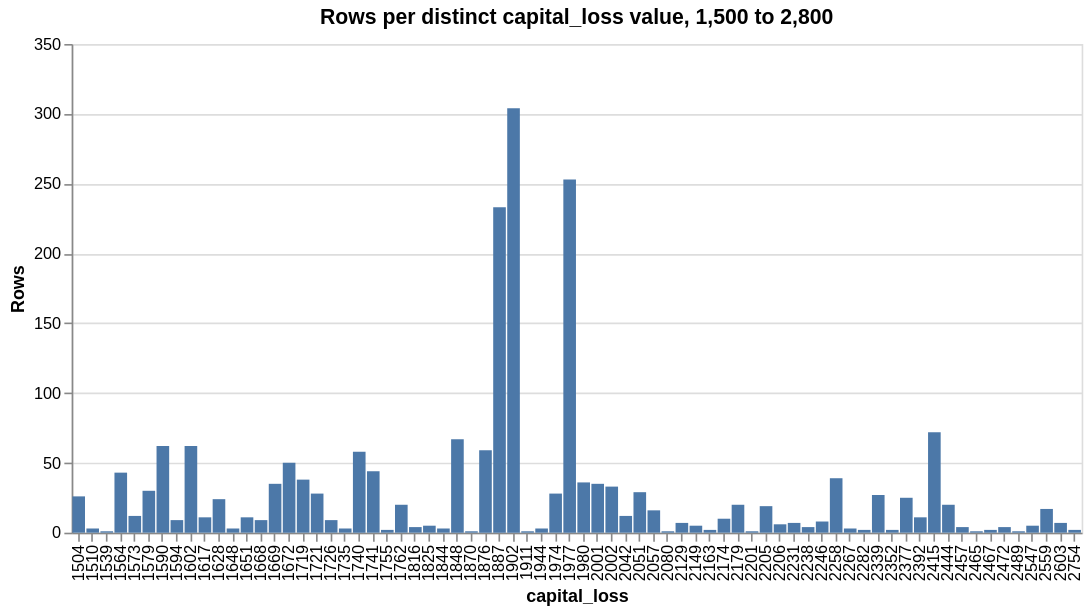

This figure's notebook cell:
### Markdown cell above
What to look for: the counts thin out as values rise — the
largest value below the cap, 41,310, carries 3 rows — and then a
single bar of 244 rows stands at 99,999, with no values between.
The taller bar at 15,024 (513 rows) is the interior heap: it
stands among neighbours carrying tens of rows, and its statement
measures it against the median count on each side of it — 25 on
the low side and 7 on the high side. The pile at the edge has
neighbours on one side only, and is measured against the values
below it alone.

### Code cell
window = (
    df["capital_loss"].value_counts().sort("capital_loss")
    .filter((pl.col("capital_loss") >= 1_500) & (pl.col("capital_loss") <= 2_800))
    .rename({"capital_loss": "value", "count": "rows"})
)
(alt.Chart(window).mark_bar()
 .encode(
     x=alt.X("value:O", sort=window["value"].to_list(), title="capital_loss"),
     y=alt.Y("rows:Q", title="Rows"),
 )
 .properties(
     title="Rows per distinct capital_loss value, 1,500 to 2,800",
     width=620, height=300))

### Figure 1 — Vega-Lite specification as saved in the notebook (floating-point values rounded to 4 significant figures)
{"config": {"view": {"continuousWidth": 300, "continuousHeight": 300}}, "data": {"name": "data-bad44a1c3bb75b6e7a8c27963e4923b2"}, "mark": {"type": "bar"}, "encoding": {"x": {"field": "value", "sort": [1504, 1510, 1539, 1564, 1573, 1579, 1590, 1594, 1602, 1617, 1628, 1648, 1651, 1668, 1669, 1672, 1719, 1721, 1726, 1735, 1740, 1741, 1755, 1762, 1816, 1825, 1844, 1848, 1870, 1876, 1887, 1902, 1911, 1944, 1974, 1977, 1980, 2001, 2002, 2042, 2051, 2057, 2080, 2129, 2149, 2163, 2174, 2179, 2201, 2205, 2206, 2231, 2238, 2246, 2258, 2267, 2282, 2339, 2352, 2377, 2392, 2415, 2444, 2457, 2465, 2467, 2472, 2489, 2547, 2559, 2603, 2754], "title": "capital_loss", "type": "ordinal"}, "y": {"field": "rows", "title": "Rows", "type": "quantitative"}}, "height": 300, "title": "Rows per distinct capital_loss value, 1,500 to 2,800", "width": 620, "$schema": "https://vega.github.io/schema/vega-lite/v6.4.1.json", "datasets": {"data-bad44a1c3bb75b6e7a8c27963e4923b2": [{"value": 1504, "rows": 26}, {"value": 1510, "rows": 3}, {"value": 1539, "rows": 1}, {"value": 1564, "rows": 43}, {"value": 1573, "rows": 12}, {"value": 1579, "rows": 30}, {"value": 1590, "rows": 62}, {"value": 1594, "rows": 9}, {"value": 1602, "rows": 62}, {"value": 1617, "rows": 11}, {"value": 1628, "rows": 24}, {"value": 1648, "rows": 3}, {"value": 1651, "rows": 11}, {"value": 1668, "rows": 9}, {"value": 1669, "rows": 35}, {"value": 1672, "rows": 50}, {"value": 1719, "rows": 38}, {"value": 1721, "rows": 28}, {"value": 1726, "rows": 9}, {"value": 1735, "rows": 3}, {"value": 1740, "rows": 58}, {"value": 1741, "rows": 44}, {"value": 1755, "rows": 2}, {"value": 1762, "rows": 20}, {"value": 1816, "rows": 4}, {"value": 1825, "rows": 5}, {"value": 1844, "rows": 3}, {"value": 1848, "rows": 67}, {"value": 1870, "rows": 1}, {"value": 1876, "rows": 59}, {"value": 1887, "rows": 233}, {"value": 1902, "rows": 304}, {"value": 1911, "rows": 1}, {"value": 1944, "rows": 3}, {"value": 1974, "rows": 28}, {"value": 1977, "rows": 253}, {"value": 1980, "rows": 36}, {"value": 2001, "rows": 35}, {"value": 2002, "rows": 33}, {"value": 2042, "rows": 12}, {"value": 2051, "rows": 29}, {"value": 2057, "rows": 16}, {"value": 2080, "rows": 1}, {"value": 2129, "rows": 7}, {"value": 2149, "rows": 5}, {"value": 2163, "rows": 2}, {"value": 2174, "rows": 10}, {"value": 2179, "rows": 20}, {"value": 2201, "rows": 1}, {"value": 2205, "rows": 19}, {"value": 2206, "rows": 6}, {"value": 2231, "rows": 7}, {"value": 2238, "rows": 4}, {"value": 2246, "rows": 8}, {"value": 2258, "rows": 39}, {"value": 2267, "rows": 3}, {"value": 2282, "rows": 2}, {"value": 2339, "rows": 27}, {"value": 2352, "rows": 2}, {"value": 2377, "rows": 25}, {"value": 2392, "rows": 11}, {"value": 2415, "rows": 72}, {"value": 2444, "rows": 20}, {"value": 2457, "rows": 4}, {"value": 2465, "rows": 1}, {"value": 2467, "rows": 2}, {"value": 2472, "rows": 4}, {"value": 2489, "rows": 1}, {"value": 2547, "rows": 5}, {"value": 2559, "rows": 17}, {"value": 2603, "rows": 7}, {"value": 2754, "rows": 2}]}}
